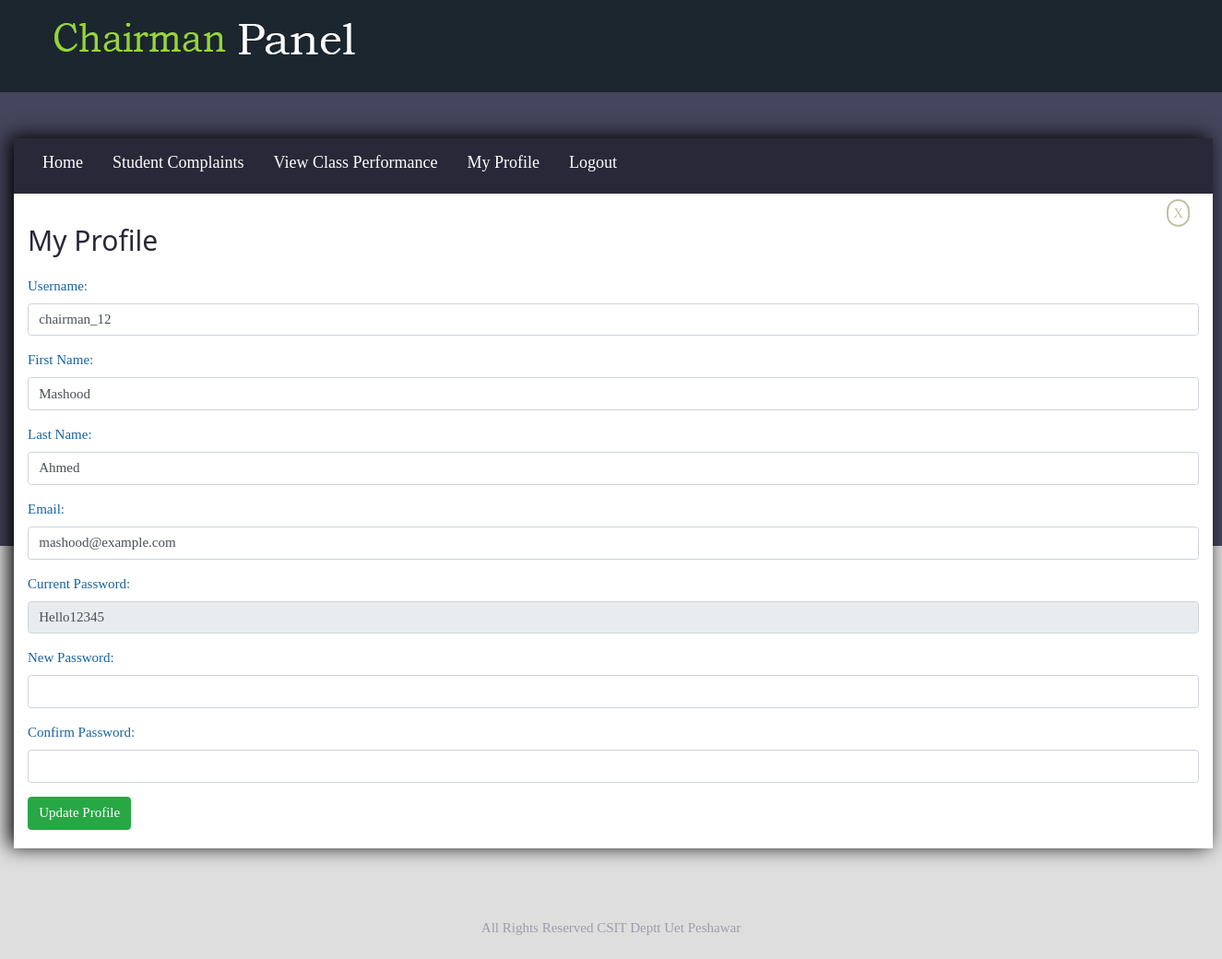
Page /chairman/index.php?profile (signed in) on the committed database.
### tables this page shows
CREATE TABLE `chairman` (
  `id` int(11) NOT NULL,
  `username` varchar(20) NOT NULL,
  `fname` varchar(20) NOT NULL,
  `lname` varchar(20) NOT NULL,
  `email` varchar(50) NOT NULL,
  `pass` varchar(50) NOT NULL
);

CREATE TABLE `copyright` (
  `id` int(11) NOT NULL,
  `copyright` varchar(255) NOT NULL
);

### chairman/DataManager.php (called while the page is built, shortened)
<?php
	class dbConn {
	private $host = "localhost";
	private $user = "root";
	private $pass = "";
	private $db = "csit";
	public function __construct() {
		$this->conn = new mysqli($this->host,$this->user,$this->pass,$this->db);
	}
	}
class ProfileManager extends dbConn {
	public function getProfile($id) {
 		$query="SELECT * FROM chairman WHERE id=$id";
 		$run = mysqli_query($this->conn,$query);
 		if($run) {
 			return $run;
 		} else {
 			echo "<script>alert('Internal Problem Occured ..')</script>";
 		}
 	}
}
class DataManager extends dbConn {
	public function getCopyRight() {
		$query = "SELECT * FROM copyright";
		$run = mysqli_query($this->conn, $query);
		$data = mysqli_fetch_array($run);
		return $data['copyright'];
	}
}
 ?>

### chairman/profile.php (the view, shortened to what this page needs)
<?php
	$record = $pr->getProfile($_SESSION['id']);
	$row = mysqli_fetch_array($record);
 ?>
 <!DOCTYPE html>
 <html>
 <head>
 </head>
 <body>
<div id="cross">
	<a href="index.php?home">X</a>
</div>
 <h2>My Profile</h2>
 <form action="" method="post">
 	<div class="form-group">
 		<label for="user">Username:</label>
 		<input type="text" required class="form-control" name="user" id="user" value="<?php echo $row['username']; ?>" />
 	</div>
 		<div class="form-group">
		<label for="fname">First Name:</label>
		<input type="text" required name="fname" id="fname" class="form-control" value="<?php echo $row['fname']; ?>" />
 	</div>
 	<div class="form-group">
		<label for="lname">Last Name:</label>
		<input type="text" required name="lname" id="lname" class="form-control" value="<?php echo $row['lname']; ?>" />
 	</div>
 	<div class="form-group">
 		<label for="ema">Email:</label>
 		<input type="email" required class="form-control" name="ema" id="ema" value="<?php echo $row['email']; ?>" />
 	</div>
 	<div class="form-group">
		<label for="old">Current Password:</label>
		<input type="text" disabled name="old" id="old" class="form-control" value="<?php echo $row['pass']; ?>" />
 	</div>
 	<div class="form-group">
		<label for="new">New Password:</label>
		<input type="password" name="npass" id="pass" class="form-control" />
 	</div>
 	<div class="form-group">
		<label for="con">Confirm Password:</label>
		<input type="password" name="cpass" id="cpass" class="form-control"  />
 	</div>
 	<input type="submit" onclick="profileValidation()" class="btn btn-success" name="pro" value="Update Profile" />
 </form>
 </body>
 </html>

### chairman/includes/footer.php (shortened to what this page needs)
<footer id="footer-section" class="row">
	<div class="col-md-12"><?php echo $dm->getCopyRight(); ?></div>
</footer>

### chairman/css/w3.css (style rules this page uses)
*,*:before,*:after { box-sizing:inherit }
html { -ms-text-size-adjust:100%;-webkit-text-size-adjust:100% }
body { margin:0 }
article,aside,details,figcaption,figure,footer,header,main,menu,nav,section { display:block }
a { background-color:transparent }
button,input,select,textarea,optgroup { font:inherit;margin:0 }
button,input { overflow:visible }
button,[type=button],[type=reset],[type=submit] { -webkit-appearance:button }
html,body { font-family:Verdana,sans-serif;font-size:15px;line-height:1.5 }
html { overflow-x:hidden }
h2 { font-size:30px }
h1,h2,h3,h4,h5,h6 { font-family:"Segoe UI",Arial,sans-serif;font-weight:400;margin:10px 0 }
a { color:inherit }

### chairman/css/style.css (style rules this page uses)
* { margin: 0; padding: 0; }
body { background-image: url(../resources/body-background.jpg); background-color: #dedede; background-repeat: repeat-x; height: 500px; font-family: "sans serif"; }
#footer-section { height: 50px; }
#footer-section div { margin-top: 5px; text-align: center; color: #9d9daa; }

### chairman/profile.php (style rules this page uses)
h2 { margin-top: 0px; margin-bottom: 20px; color: #292838; }
label { color: #17639e; }
form { margin-bottom: 20px; }
#cross { margin-top: 10px; text-align: right; padding-right: 10px; }
#cross a { border: 2px solid #c2c2a3; padding: 5px; color: #c2c2a3; border-radius: 20px; }

### rows in the picture
chairman: user "chairman_12", fname "Mashood", lname "Ahmed", ema "mashood@example.com", old "Hello12345"
copyright: copyright "All Rights Reserved CSIT Deptt Uet Peshawar"
